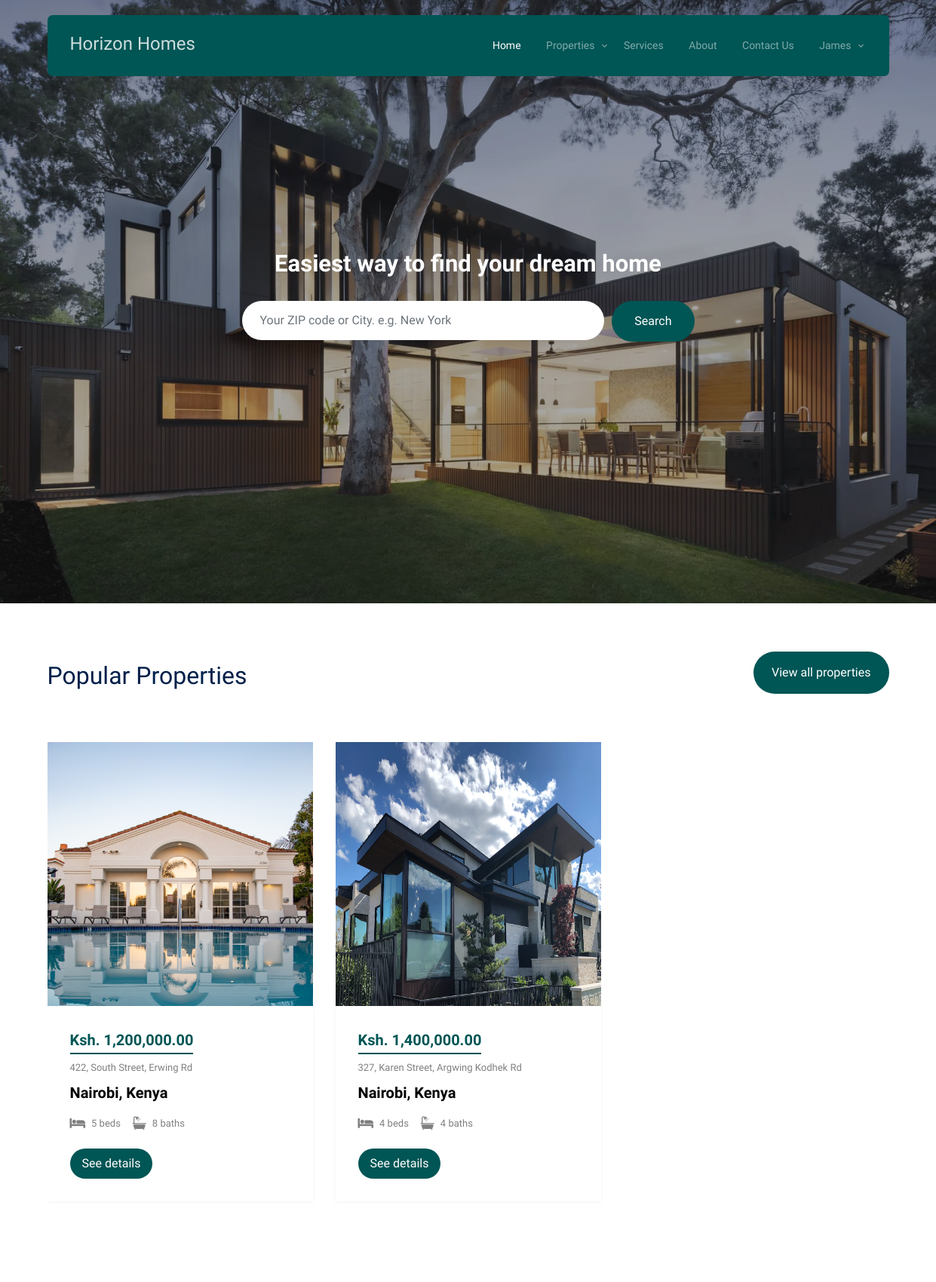
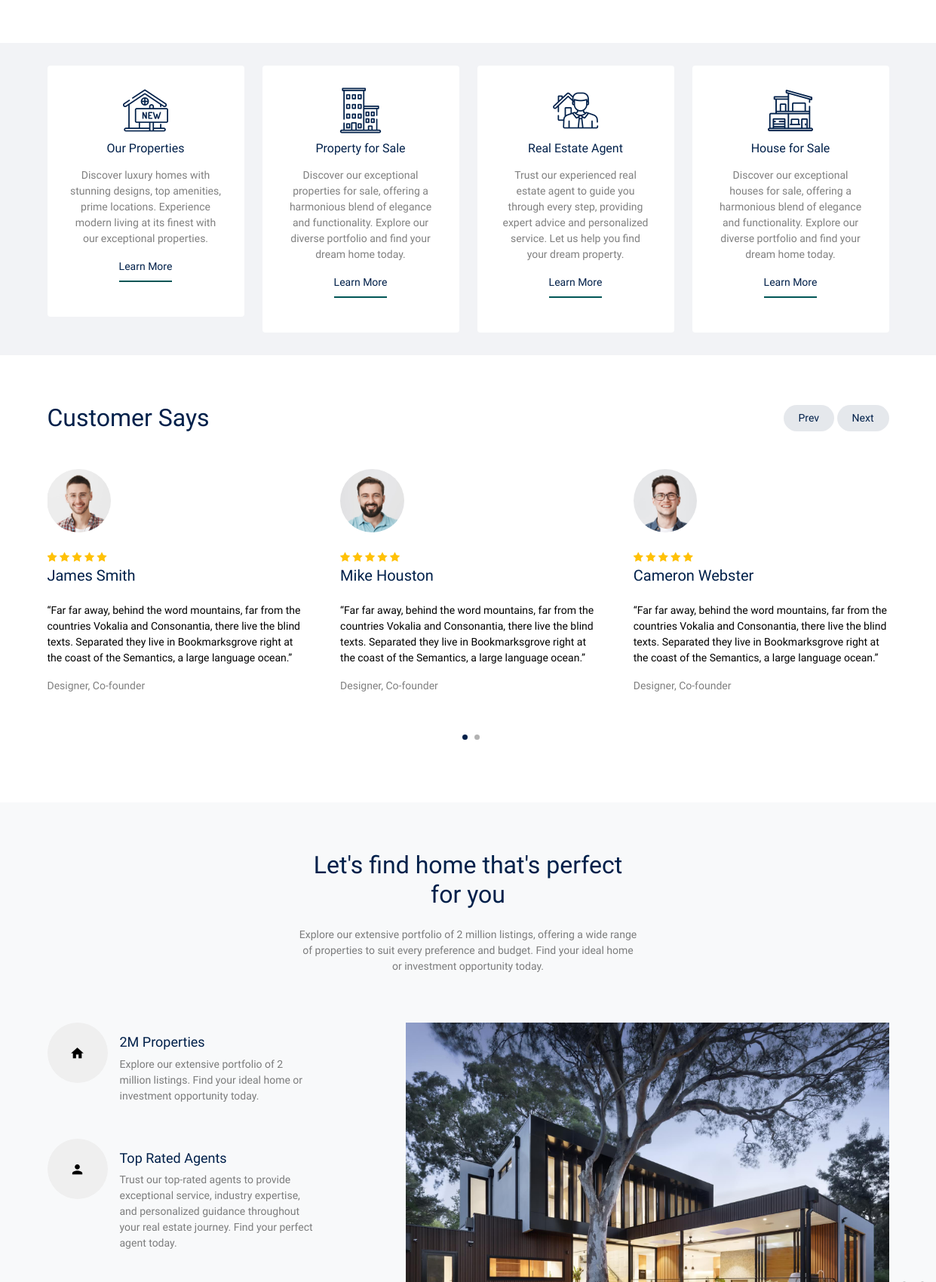
Screenshot of / (signed in, upper part) with the database file from the repository (2 pictures, top to bottom).
### horizon_main/models.py (models this page shows, shortened)
class Property(models.Model):
    id = models.UUIDField(primary_key=True, auto_created=True, default=uuid.uuid4, editable=False)
    name = models.CharField(max_length=255, blank=True, null=True, default='')
    description = models.TextField()
    location = models.TextField()
    county = models.CharField(max_length=255, blank=True, null=True, default='')
    country = models.CharField(max_length=255, blank=True, null=True, default='')
    bedrooms = models.IntegerField()
    bathrooms = models.IntegerField()
    price = models.DecimalField(max_digits=10, decimal_places=2, blank=True, null=True, default=0)
    images = models.ImageField(upload_to=f'houses/{id}')
    listed_at = models.DateTimeField(auto_now_add=True)
    class Meta:
        verbose_name = 'Property'
        verbose_name_plural = 'Properties'

### horizon_main/views.py (the view)
# urls.py: 2. Add a URL to urlpatterns:  path('', views.home, name='home')
def home(request):
    all_properties = Property.objects.all()
    return render(request, 'index.html', {"properties": all_properties})

### templates/index.html (shortened to what this page needs)
{% extends 'layouts/base_template.html' %}
{% load humanize %}
{% load static %}
{% block content %}
	<div class="hero">
		<div class="container">
			<div class="row justify-content-center align-items-center">
				<div class="col-lg-9 text-center">
					<h1 class="heading" data-aos="fade-up">
						Easiest way to find your dream home
					</h1>
					<form
							action="#"
							class="narrow-w form-search d-flex align-items-stretch mb-3"
							data-aos="fade-up"
							data-aos-delay="200"
					>
						<input
								type="text"
								class="form-control px-4"
								placeholder="Your ZIP code or City. e.g. New York"
						/>
						<button type="submit" class="btn btn-primary">Search</button>
					</form>
				</div>
			</div>
		</div>
	</div>
	<div class="section">
		<div class="container">
			<div class="row mb-5 align-items-center">
				<div class="col-lg-6">
					<h2 class="font-weight-bold text-primary heading">
						Popular Properties
					</h2>
				</div>
				<div class="col-lg-6 text-lg-end">
					<p>
						<a
								href="{% url 'properties' %}"
								target="_blank"
								class="btn btn-primary text-white py-3 px-4"
						>View all properties</a
						>
					</p>
				</div>
			</div>
			<div class="row">
				<div class="col-12">
					<div class="property-slider-wrap">
						<div class="property-slider">
							{% for property in properties %}
								<div class="property-item">
									<a href="{% url 'single_property' property.id %}" class="img">
										<img src="{{ property.images.url }}" style="height: 450px; width: 100%;"
										     alt="Image" class="img-fluid"/>
									</a>
									<div class="property-content">
										<div class="price mb-2"><span>Ksh.&nbsp{{ property.price | intcomma }}</span>
										</div>
										<div>
											<span class="d-block mb-2 text-black-50">{{ property.location }}</span>
											<span class="city d-block mb-3">{{ property.county }}, {{ property.country }}</span>
											<div class="specs d-flex mb-4">
                                                <span class="d-block d-flex align-items-center me-3">
                                                    <span class="icon-bed me-2"></span>
                                                    <span class="caption">{{ property.bedrooms }} beds</span>
                                                </span>
												<span class="d-block d-flex align-items-center">
                                                    <span class="icon-bath me-2"></span>
                                                    <span class="caption">{{ property.bathrooms }} baths</span>
                                                </span>
											</div>
											<a
													href="{% url 'single_property' property.id %}"
													class="btn btn-primary py-2 px-3"
											>See details</a
											>
										</div>
									</div>
								</div>
							{% endfor %}
						</div>
					</div>
				</div>
			</div>
		</div>
	</div>
	<section class="features-1">
		<div class="container">
			<div class="row">
				<div class="col-6 col-lg-3" data-aos="fade-up" data-aos-delay="300">
					<div class="box-feature">
						<span class="flaticon-house"></span>
						<h3 class="mb-3">Our Properties</h3>
						<p>
							Discover luxury homes with stunning designs, top amenities, prime locations. Experience
							modern living at its finest with our exceptional properties.
						</p>
						<p><a href="#" class="learn-more">Learn More</a></p>
					</div>
				</div>
				<div class="col-6 col-lg-3" data-aos="fade-up" data-aos-delay="500">
					<div class="box-feature">
						<span class="flaticon-building"></span>
						<h3 class="mb-3">Property for Sale</h3>
						<p>
							Discover our exceptional properties for sale, offering a harmonious blend of elegance and
							functionality. Explore our diverse portfolio and find your dream home today.
						</p>
						<p><a href="#" class="learn-more">Learn More</a></p>
					</div>
				</div>
				<div class="col-6 col-lg-3" data-aos="fade-up" data-aos-delay="400">
					<div class="box-feature">
						<span class="flaticon-house-3"></span>
						<h3 class="mb-3">Real Estate Agent</h3>
						<p>
							Trust our experienced real estate agent to guide you through every step, providing expert
							advice and personalized service. Let us help you find your dream property.
						</p>
						<p><a href="#" class="learn-more">Learn More</a></p>
					</div>
				</div>
				<div class="col-6 col-lg-3" data-aos="fade-up" data-aos-delay="600">
					<div class="box-feature">
						<span class="flaticon-house-1"></span>
						<h3 class="mb-3">House for Sale</h3>
						<p>
							Discover our exceptional houses for sale, offering a harmonious blend of elegance and
							functionality. Explore our diverse portfolio and find your dream home today.
						</p>
						<p><a href="#" class="learn-more">Learn More</a></p>
					</div>
				</div>
			</div>
		</div>
	</section>
	<div class="section sec-testimonials">
		<div class="container">
			<div class="row mb-5 align-items-center">
				<div class="col-md-6">
					<h2 class="font-weight-bold heading text-primary mb-4 mb-md-0">
						Customer Says
					</h2>
				</div>
				<div class="col-md-6 text-md-end">
					<div id="testimonial-nav">
						<span class="prev" data-controls="prev">Prev</span>
						<span class="next" data-controls="next">Next</span>
					</div>
				</div>
			</div>
			<div class="testimonial-slider-wrap">
				<div class="testimonial-slider">
					<div class="item">
						<div class="testimonial">
							<img
									src="{% static 'app/images/person_1-min.jpg' %}"
									alt="Image"
									class="img-fluid rounded-circle w-25 mb-4"
							/>
							<div class="rate">
								<span class="icon-star text-warning"></span>
								<span class="icon-star text-warning"></span>
								<span class="icon-star text-warning"></span>
								<span class="icon-star text-warning"></span>
								<span class="icon-star text-warning"></span>
							</div>
							<h3 class="h5 text-primary mb-4">James Smith</h3>
							<blockquote>
								<p>
									&ldquo;Far far away, behind the word mountains, far from the
									countries Vokalia and Consonantia, there live the blind
									texts. Separated they live in Bookmarksgrove right at the
									coast of the Semantics, a large language ocean.&rdquo;
								</p>
							</blockquote>
							<p class="text-black-50">Designer, Co-founder</p>
						</div>
					</div>
					<div class="item">
						<div class="testimonial">
							<img
									src="{% static 'app/images/person_2-min.jpg' %}"
									alt="Image"
									class="img-fluid rounded-circle w-25 mb-4"
							/>
							<div class="rate">
								<span class="icon-star text-warning"></span>
								<span class="icon-star text-warning"></span>
								<span class="icon-star text-warning"></span>
								<span class="icon-star text-warning"></span>
								<span class="icon-star text-warning"></span>
							</div>
							<h3 class="h5 text-primary mb-4">Mike Houston</h3>
							<blockquote>
								<p>
									&ldquo;Far far away, behind the word mountains, far from the
									countries Vokalia and Consonantia, there live the blind
									texts. Separated they live in Bookmarksgrove right at the
									coast of the Semantics, a large language ocean.&rdquo;
								</p>
							</blockquote>
							<p class="text-black-50">Designer, Co-founder</p>
						</div>
					</div>
					<div class="item">
						<div class="testimonial">
							<img
									src="{% static 'app/images/person_3-min.jpg' %}"
									alt="Image"
									class="img-fluid rounded-circle w-25 mb-4"
							/>
							<div class="rate">
								<span class="icon-star text-warning"></span>
								<span class="icon-star text-warning"></span>
								<span class="icon-star text-warning"></span>
								<span class="icon-star text-warning"></span>
								<span class="icon-star text-warning"></span>
							</div>
							<h3 class="h5 text-primary mb-4">Cameron Webster</h3>
							<blockquote>
								<p>
									&ldquo;Far far away, behind the word mountains, far from the
									countries Vokalia and Consonantia, there live the blind
									texts. Separated they live in Bookmarksgrove right at the
									coast of the Semantics, a large language ocean.&rdquo;
								</p>
							</blockquote>
							<p class="text-black-50">Designer, Co-founder</p>
						</div>
					</div>
				</div>
			</div>
		</div>
	</div>
	<div class="section section-4 bg-light">
		<div class="container">
			<div class="row justify-content-center text-center mb-5">
				<div class="col-lg-5">
					<h2 class="font-weight-bold heading text-primary mb-4">
						Let's find home that's perfect for you
					</h2>
					<p class="text-black-50">
						Explore our extensive portfolio of 2 million listings, offering a wide range of properties to
						suit every preference and budget. Find your ideal home or investment opportunity today.
					</p>
				</div>
			</div>
			<div class="row justify-content-between mb-5">
				<div class="col-lg-7 mb-5 mb-lg-0 order-lg-2">
					<div class="img-about dots">
						<img src="{% static 'app/images/hero_bg_3.jpg' %}" alt="Image" class="img-fluid"/>
					</div>
				</div>
				<div class="col-lg-4">
					<div class="d-flex feature-h">
              <span class="wrap-icon me-3">
                <span class="icon-home2"></span>
              </span>
						<div class="feature-text">
							<h3 class="heading">2M Properties</h3>
							<p class="text-black-50">
								Explore our extensive portfolio of 2 million listings. Find your ideal home or
								investment
								opportunity today.
							</p>
						</div>
					</div>
					<div class="d-flex feature-h">
              <span class="wrap-icon me-3">
                <span class="icon-person"></span>
              </span>
						<div class="feature-text">
							<h3 class="heading">Top Rated Agents</h3>
							<p class="text-black-50">
								Trust our top-rated agents to provide exceptional service, industry expertise, and
								personalized guidance throughout your real estate journey. Find your perfect agent
								today.
							</p>
						</div>
					</div>
				</div>
			</div>
		</div>
	</div>
{% endblock %}

### templates/partials/navbar.html (shortened to what this page needs)
<nav class="site-nav">
	<div class="container">
		<div class="menu-bg-wrap">
			<div class="site-navigation">
				<a href="{% url 'home' %}" class="logo m-0 float-start">Horizon Homes</a>
				<ul
						class="js-clone-nav d-none d-lg-inline-block text-start site-menu float-end"
				>
					<li class="{% if '/' == request.path %}active{% endif %}"><a href="{% url 'home' %}">Home</a></li>
					<li class="has-children {% if 'properties' in request.path %}active{% endif %}">
						<a href="{% url 'properties' %}">Properties</a>
					</li>
					<li class="{% if 'services' in request.path %}active{% endif %}"><a href="{% url 'services' %}">Services</a></li>
					<li class="{% if 'about' in request.path %}active{% endif %}"><a href="{% url 'about' %}">About</a></li>
					<li class="{% if 'contact' in request.path %}active{% endif %}"><a href="{% url 'contact' %}">Contact Us</a></li>
					<li class="has-children {% if user.is_authenticated %}{% else %}d-none{% endif %}">
						<a href="#" class="text-capitalize">{{ user.username }}</a>
					</li>
				</ul>
			</div>
		</div>
	</div>
</nav>

### static/app/css/tiny-slider.css (style rules this page uses)
.tns-slider { -webkit-transition:all 0s;-moz-transition:all 0s;transition:all 0s }
.tns-slider>.tns-item { -webkit-box-sizing:border-box;-moz-box-sizing:border-box;box-sizing:border-box }
.tns-horizontal.tns-subpixel { white-space:nowrap }
.tns-horizontal.tns-subpixel>.tns-item { display:inline-block;vertical-align:top;white-space:normal }
.tns-transparent { opacity:0;visibility:hidden }

### rows the page displays
Property: images (picture), price "1,200,000.00", location "422, South Street, Erwing Rd", county "Nairobi", country "Kenya", bedrooms "5", bathrooms "8"
Property: images (picture), price "1,400,000.00", location "327, Karen Street, Argwing Kodhek Rd", county "Nairobi", country "Kenya", bedrooms "4", bathrooms "4"

### other values shown
{{ user.username }} "James"
